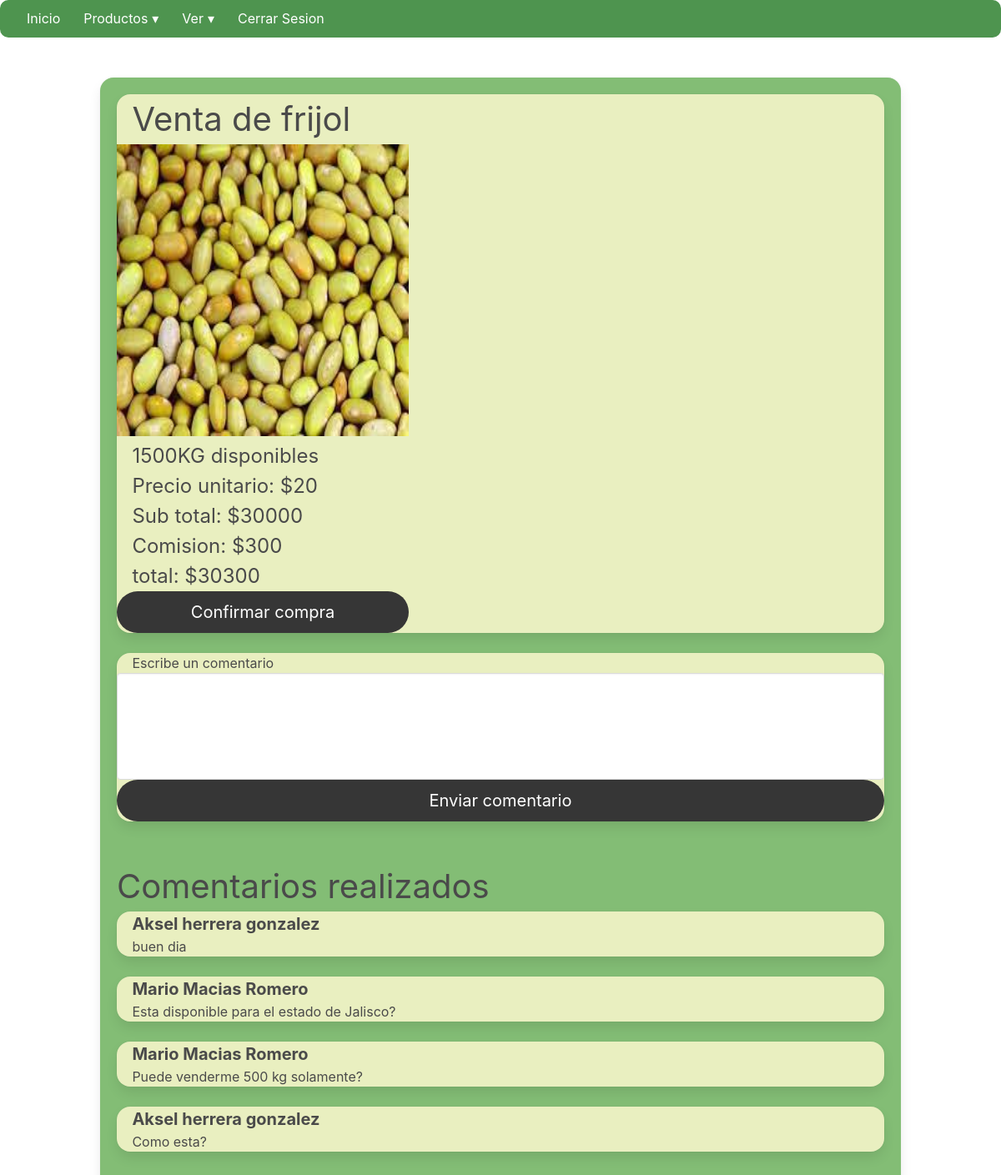
Screenshot of /publicacion.php?producto=1 (signed in) with the database file from the repository.
### tables this page shows
CREATE TABLE `publicacion` (
  `pk_publicacion` int(11) NOT NULL,
  `titulo` varchar(50) NOT NULL,
  `descripcion` varchar(50) NOT NULL,
  `ruta_archivo` varchar(50) NOT NULL,
  `fecha_publicacion` date NOT NULL,
  `estado` int(11) NOT NULL,
  `fk_persona` int(11) NOT NULL,
  `fk_producto` int(11) NOT NULL
);

CREATE TABLE `producto` (
  `pk_producto` int(11) NOT NULL,
  `nombre_producto` varchar(50) NOT NULL,
  `descripcion` varchar(50) NOT NULL,
  `cantidad` int(11) NOT NULL,
  `precio` int(11) NOT NULL
);

### publicacion.php (the view, shortened to what this page needs)
<?php
if(isset($_GET['producto']))
{
    $producto = $_GET['producto'];
    include("conexion.php");
    $resultados = $mysqli->query("SELECT pk_publicacion,titulo,publicacion.descripcion,ruta_archivo,cantidad,precio,fk_producto,fk_persona FROM publicacion,producto where pk_publicacion = $producto and fk_producto = pk_producto");
    $datos = $resultados->fetch_all(MYSQLI_ASSOC);
    $comentarios = $mysqli->query("SELECT contenido, CONCAT(nombre,' ', apellido_paterno,' ',apeelido_materno) as nombre  FROM comentario_publicacion, comentario, persona WHERE fk_publicacion = $producto AND fk_persona = pk_persona AND pk_comentario = fk_comentario ORDER BY pk_comentario_publicacion");
    $datosComentarios = $comentarios->fetch_all(MYSQLI_ASSOC);
}
?>
<!DOCTYPE html>
<html lang="en">
<head>
    <link rel="stylesheet" href="https://cdn.jsdelivr.net/npm/bulma@0.9.4/css/bulma.min.css">
    <link rel="stylesheet" href="css/estilo.css">
</head>
<body>
    <?php
    include_once("menu.php");
    ?><br><br>
<div class="container is-max-desktop">
<div class="box contenido" >
  <div class="card public">
    <?php
    foreach($datos as $registro)
    $sub=$registro['precio']*$registro['cantidad'];
    $comicion = ($sub)*0.01;
    $total=($sub)+$comicion;
        ?>
        <h1 style=" margin-left: 2%;" class="is-size-2"><?php echo $registro['titulo'];?></h1>
        <img src="<?php echo $registro['ruta_archivo'];?>" alt="" style="width: 350px; height: 350px;">
        <h5 style=" margin-left: 2%;" class="is-size-4"><?php echo $registro['descripcion'];?></h5>
        <h5 style=" margin-left: 2%;" class="is-size-4">Precio unitario: <?php echo "$".$registro['precio'];?></h5>
        <h5 style=" margin-left: 2%;" class="is-size-4">Sub total: <?php echo "$".$sub;?></h5>
        <h5 style=" margin-left: 2%;" class="is-size-4">Comision: <?php echo "$".$comicion?></h5>
        <h5 style=" margin-left: 2%;" class="is-size-4">total: <?php echo "$".$total?></h5>
        <form action="" method="post">
        <div style="width: 350px;"><button class="button is-dark is-fullwidth is-rounded is-responsive is-medium" type="submit">Confirmar compra</button></div>
        </form>
    </div>
        <br>
        <div class="card public">
            <form action="alta-comentario.php" method="post">
            <lable class="lable" style=" margin-left: 2%;">Escribe un comentario</lable>
            <input class="textarea" name="comentario" id="comentario">
            <button class="button is-dark is-fullwidth is-rounded is-responsive is-medium" type="submit">Enviar comentario</button>
            </form>
        </div>  <br><br>
        <h1 class="is-size-2">Comentarios realizados</h1>
        <?php
        foreach($datosComentarios as $coment)
        {
            ?>
        <div class="card public">
            <h5 class="is-size-5" style=" margin-left: 2%;"><b><?php echo $coment['nombre'];?></b></h5>
            <h5 class="is-size-6" style=" margin-left: 2%;"><?php echo $coment['contenido'];?></h5>
        </div> <br>
            <?php
        }
        ?>
    </div>
    </div>
</body>
</html>

### css/estilo.css (style rules this page uses)
:root { --main-font: sans-serif; --font-size: 16px; --main-color: #76BA99; --secound-color: #222; --main-modal-color: #ADCF9F; --secound-modal--color: #CED89E; --container-width: 1200px; }
.contenido { background-color: #83BD75; border-radius: 1rem; }
.public { background-color: #E9EFC0; border-radius: 1rem; }

### rows the page displays
publicacion: titulo "Venta de frijol", ruta_archivo (picture), descripcion "1500KG disponibles", fk_producto.precio "20", fk_producto.cantidad "30000", fk_producto.cantidad "300", fk_producto.cantidad "30300"

### other values shown
$coment['nombre'] "Aksel herrera gonzalez"
$coment['contenido'] "buen dia"
$coment['nombre'] "Mario Macias Romero"
$coment['contenido'] "Esta disponible para el estado de Jalisco?"
$coment['contenido'] "Puede venderme 500 kg solamente?"
$coment['contenido'] "Como esta?"
